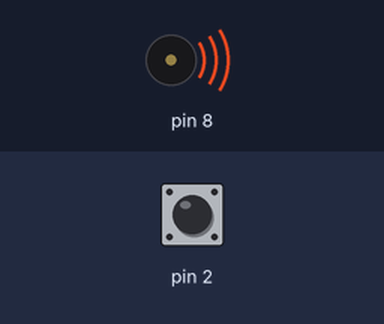
A sketch run on a simulated Arduino Uno, built with avr-gcc and run on an emulated ATmega328P. On the bench: buzzer (waves = sounding). The test bench sets the inputs (shaded band); at power-on: pin 2 HIGH. What the sketch prints to the serial monitor is not drawn.

Above: at 1.2 s.
1.3 s: pin 2 pulled LOW for 1 s
Timing chart, 0 to 4.3 s (numbered marks = the images above; inputs shaded):
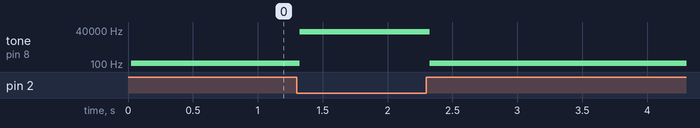

Measured:
- after the input at 1.3 s, tone on pin 8: 115 Hz → 29675 Hz at once, → 115 Hz 1.0 s later

The sketch:

CapSense3.ino
```cpp
#include <CapacitiveSensor.h>

//Declaring the capacitive touch sensor
CapacitiveSensor cs_4_2 = CapacitiveSensor(4,2);

//Declaring variables for LED pins

const int maxVal = 600;


void setup() {
  // put your setup code here, to run once:
  cs_4_2.set_CS_AutocaL_Millis(0xFFFFFFFF);
  Serial.begin(9600);


}

void loop() {
  // put your main code here, to run repeatedly:
  long start = millis();
  long total = cs_4_2.capacitiveSensor(30);
  Serial.println(total);
  delay(20);


  int pitch = map(total, 0,600, 50, 4000);

  tone(8, pitch, 20);

   //Writing values to LED Pins


}
```
